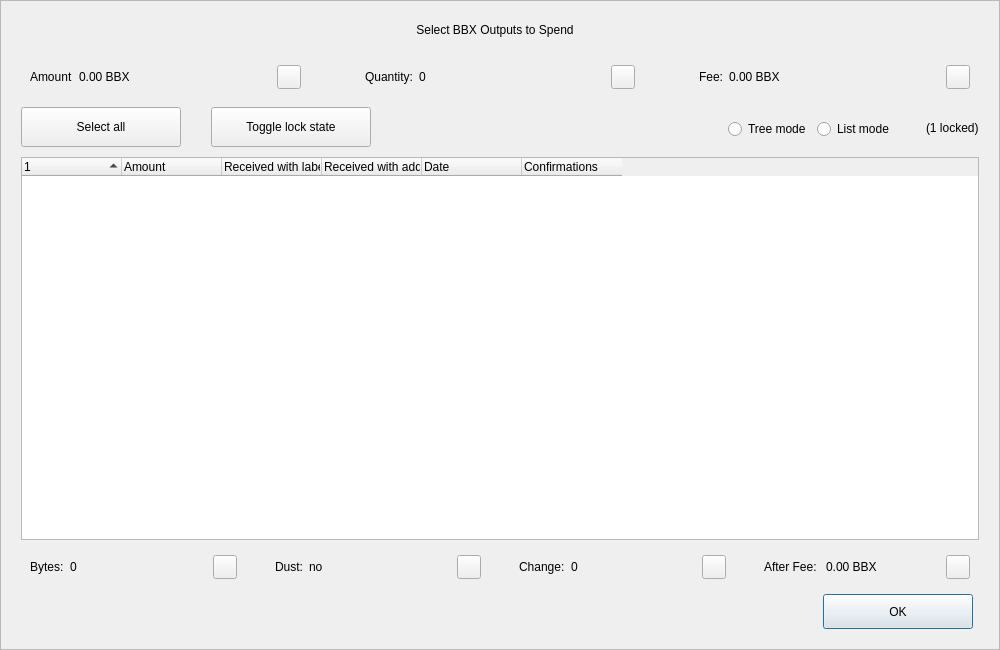
<?xml version="1.0" encoding="UTF-8"?>
<ui version="4.0">
 <class>CoinControlDialog</class>
 <widget class="QDialog" name="CoinControlDialog">
  <property name="geometry">
   <rect>
    <x>0</x>
    <y>0</y>
    <width>1000</width>
    <height>650</height>
   </rect>
  </property>
  <property name="minimumSize">
   <size>
    <width>950</width>
    <height>650</height>
   </size>
  </property>
  <property name="windowTitle">
   <string>Coin Selection</string>
  </property>
  <property name="styleSheet">
   <string notr="true"/>
  </property>
  <layout class="QVBoxLayout" name="verticalLayout">
   <property name="spacing">
    <number>0</number>
   </property>
   <property name="leftMargin">
    <number>0</number>
   </property>
   <property name="topMargin">
    <number>0</number>
   </property>
   <property name="rightMargin">
    <number>0</number>
   </property>
   <property name="bottomMargin">
    <number>0</number>
   </property>
   <item>
    <widget class="QFrame" name="frameContainer">
     <property name="toolTipDuration">
      <number>0</number>
     </property>
     <property name="frameShape">
      <enum>QFrame::StyledPanel</enum>
     </property>
     <property name="frameShadow">
      <enum>QFrame::Raised</enum>
     </property>
     <layout class="QVBoxLayout" name="verticalLayout_2">
      <property name="leftMargin">
       <number>0</number>
      </property>
      <property name="rightMargin">
       <number>0</number>
      </property>
      <property name="bottomMargin">
       <number>20</number>
      </property>
      <item>
       <layout class="QHBoxLayout" name="horizontalLayout_12">
        <property name="spacing">
         <number>0</number>
        </property>
        <property name="leftMargin">
         <number>20</number>
        </property>
        <property name="rightMargin">
         <number>30</number>
        </property>
        <item>
         <spacer name="horizontalSpacer_4">
          <property name="orientation">
           <enum>Qt::Horizontal</enum>
          </property>
          <property name="sizeHint" stdset="0">
           <size>
            <width>40</width>
            <height>20</height>
           </size>
          </property>
         </spacer>
        </item>
        <item>
         <widget class="QLabel" name="labelTitle">
          <property name="minimumSize">
           <size>
            <width>0</width>
            <height>40</height>
           </size>
          </property>
          <property name="maximumSize">
           <size>
            <width>16777215</width>
            <height>40</height>
           </size>
          </property>
          <property name="text">
           <string>Select BBX Outputs to Spend</string>
          </property>
          <property name="alignment">
           <set>Qt::AlignCenter</set>
          </property>
          <property name="margin">
           <number>7</number>
          </property>
         </widget>
        </item>
        <item>
         <spacer name="horizontalSpacer_5">
          <property name="orientation">
           <enum>Qt::Horizontal</enum>
          </property>
          <property name="sizeHint" stdset="0">
           <size>
            <width>40</width>
            <height>20</height>
           </size>
          </property>
         </spacer>
        </item>
       </layout>
      </item>
      <item>
       <layout class="QHBoxLayout" name="horizontalLayout_8">
        <property name="leftMargin">
         <number>20</number>
        </property>
        <property name="rightMargin">
         <number>20</number>
        </property>
        <item>
         <widget class="QWidget" name="layoutAmount" native="true">
          <layout class="QHBoxLayout" name="horizontalLayout_9" stretch="0,1,0">
           <item>
            <widget class="QLabel" name="labelCoinControlAmountText">
             <property name="text">
              <string>Amount</string>
             </property>
            </widget>
           </item>
           <item>
            <widget class="QLabel" name="labelCoinControlAmount">
             <property name="text">
              <string>0.00 BBX</string>
             </property>
            </widget>
           </item>
           <item alignment="Qt::AlignHCenter|Qt::AlignVCenter">
            <widget class="QPushButton" name="pushButtonAmount">
             <property name="minimumSize">
              <size>
               <width>0</width>
               <height>24</height>
              </size>
             </property>
             <property name="maximumSize">
              <size>
               <width>24</width>
               <height>26</height>
              </size>
             </property>
             <property name="focusPolicy">
              <enum>Qt::NoFocus</enum>
             </property>
             <property name="styleSheet">
              <string notr="true">padding-bottom:2px;
padding-right:4px;</string>
             </property>
             <property name="text">
              <string/>
             </property>
            </widget>
           </item>
          </layout>
         </widget>
        </item>
        <item>
         <spacer name="horizontalSpacer_2">
          <property name="orientation">
           <enum>Qt::Horizontal</enum>
          </property>
          <property name="sizeType">
           <enum>QSizePolicy::Fixed</enum>
          </property>
          <property name="sizeHint" stdset="0">
           <size>
            <width>40</width>
            <height>20</height>
           </size>
          </property>
         </spacer>
        </item>
        <item>
         <widget class="QWidget" name="layoutQuantity" native="true">
          <layout class="QHBoxLayout" name="horizontalLayout_10" stretch="0,1,0">
           <item>
            <widget class="QLabel" name="labelCoinControlQuantityText">
             <property name="text">
              <string>Quantity:</string>
             </property>
            </widget>
           </item>
           <item>
            <widget class="QLabel" name="labelCoinControlQuantity">
             <property name="text">
              <string>0</string>
             </property>
            </widget>
           </item>
           <item alignment="Qt::AlignHCenter|Qt::AlignVCenter">
            <widget class="QPushButton" name="pushButtonQuantity">
             <property name="minimumSize">
              <size>
               <width>0</width>
               <height>24</height>
              </size>
             </property>
             <property name="maximumSize">
              <size>
               <width>24</width>
               <height>26</height>
              </size>
             </property>
             <property name="focusPolicy">
              <enum>Qt::NoFocus</enum>
             </property>
             <property name="styleSheet">
              <string notr="true">padding-bottom:2px;
               padding-right:4px;</string>
             </property>
             <property name="text">
              <string/>
             </property>
            </widget>
           </item>
          </layout>
         </widget>
        </item>
        <item>
         <spacer name="horizontalSpacer_22">
          <property name="orientation">
           <enum>Qt::Horizontal</enum>
          </property>
          <property name="sizeType">
           <enum>QSizePolicy::Fixed</enum>
          </property>
          <property name="sizeHint" stdset="0">
           <size>
            <width>40</width>
            <height>20</height>
           </size>
          </property>
         </spacer>
        </item>
        <item>
         <widget class="QWidget" name="layoutFee" native="true">
          <layout class="QHBoxLayout" name="horizontalLayout_11" stretch="0,1,0">
           <item>
            <widget class="QLabel" name="labelCoinControlFeeText">
             <property name="text">
              <string>Fee:</string>
             </property>
            </widget>
           </item>
           <item>
            <widget class="QLabel" name="labelCoinControlFee">
             <property name="text">
              <string>0.00 BBX</string>
             </property>
            </widget>
           </item>
           <item alignment="Qt::AlignHCenter|Qt::AlignVCenter">
            <widget class="QPushButton" name="pushButtonFee">
             <property name="minimumSize">
              <size>
               <width>0</width>
               <height>24</height>
              </size>
             </property>
             <property name="maximumSize">
              <size>
               <width>24</width>
               <height>26</height>
              </size>
             </property>
             <property name="focusPolicy">
              <enum>Qt::NoFocus</enum>
             </property>
             <property name="styleSheet">
              <string notr="true">padding-bottom:2px;
               padding-right:4px;</string>
             </property>
             <property name="text">
              <string/>
             </property>
            </widget>
           </item>
          </layout>
         </widget>
        </item>
       </layout>
      </item>
      <item>
       <widget class="QFrame" name="frame">
        <property name="minimumSize">
         <size>
          <width>0</width>
          <height>40</height>
         </size>
        </property>
        <property name="styleSheet">
         <string notr="true">#frame {
	border:0;
}</string>
        </property>
        <property name="frameShape">
         <enum>QFrame::StyledPanel</enum>
        </property>
        <property name="frameShadow">
         <enum>QFrame::Sunken</enum>
        </property>
        <layout class="QHBoxLayout" name="horizontalLayout">
         <property name="spacing">
          <number>0</number>
         </property>
         <property name="leftMargin">
          <number>20</number>
         </property>
         <property name="topMargin">
          <number>0</number>
         </property>
         <property name="rightMargin">
          <number>20</number>
         </property>
         <property name="bottomMargin">
          <number>0</number>
         </property>
         <item>
          <layout class="QHBoxLayout" name="horizontalLayoutPanel" stretch="0,0,0,0,0,0">
           <property name="spacing">
            <number>20</number>
           </property>
           <item>
            <widget class="QPushButton" name="pushButtonSelectAll">
             <property name="sizePolicy">
              <sizepolicy hsizetype="Maximum" vsizetype="Fixed">
               <horstretch>0</horstretch>
               <verstretch>0</verstretch>
              </sizepolicy>
             </property>
             <property name="minimumSize">
              <size>
               <width>160</width>
               <height>40</height>
              </size>
             </property>
             <property name="maximumSize">
              <size>
               <width>16777215</width>
               <height>40</height>
              </size>
             </property>
             <property name="text">
              <string>Select all</string>
             </property>
             <property name="checkable">
              <bool>true</bool>
             </property>
             <property name="checked">
              <bool>false</bool>
             </property>
             <property name="autoExclusive">
              <bool>false</bool>
             </property>
             <property name="autoDefault">
              <bool>false</bool>
             </property>
            </widget>
           </item>
           <item>
            <spacer name="horizontalSpacer_6">
             <property name="orientation">
              <enum>Qt::Horizontal</enum>
             </property>
             <property name="sizeType">
              <enum>QSizePolicy::Fixed</enum>
             </property>
             <property name="sizeHint" stdset="0">
              <size>
               <width>10</width>
               <height>20</height>
              </size>
             </property>
            </spacer>
           </item>
           <item>
            <widget class="QPushButton" name="pushButtonToggleLock">
             <property name="sizePolicy">
              <sizepolicy hsizetype="Maximum" vsizetype="Fixed">
               <horstretch>0</horstretch>
               <verstretch>0</verstretch>
              </sizepolicy>
             </property>
             <property name="minimumSize">
              <size>
               <width>160</width>
               <height>40</height>
              </size>
             </property>
             <property name="maximumSize">
              <size>
               <width>16777215</width>
               <height>40</height>
              </size>
             </property>
             <property name="text">
              <string>Toggle lock state</string>
             </property>
             <property name="checkable">
              <bool>true</bool>
             </property>
             <property name="autoExclusive">
              <bool>false</bool>
             </property>
             <property name="autoDefault">
              <bool>false</bool>
             </property>
            </widget>
           </item>
           <item>
            <spacer name="horizontalSpacer_7">
             <property name="orientation">
              <enum>Qt::Horizontal</enum>
             </property>
             <property name="sizeType">
              <enum>QSizePolicy::Expanding</enum>
             </property>
             <property name="sizeHint" stdset="0">
              <size>
               <width>30</width>
               <height>20</height>
              </size>
             </property>
            </spacer>
           </item>
           <item alignment="Qt::AlignRight">
            <widget class="QGroupBox" name="groupBox_2">
             <property name="styleSheet">
              <string notr="true">#groupBox_2 {
    background-color:transparent;
    border-radius:0;
}</string>
             </property>
             <property name="title">
              <string/>
             </property>
             <layout class="QHBoxLayout" name="horizontalLayout_14">
              <item>
               <widget class="QRadioButton" name="radioTreeMode">
                <property name="sizePolicy">
                 <sizepolicy hsizetype="Maximum" vsizetype="Fixed">
                  <horstretch>0</horstretch>
                  <verstretch>0</verstretch>
                 </sizepolicy>
                </property>
                <property name="text">
                 <string>Tree mode</string>
                </property>
               </widget>
              </item>
              <item>
               <widget class="QRadioButton" name="radioListMode">
                <property name="sizePolicy">
                 <sizepolicy hsizetype="Maximum" vsizetype="Fixed">
                  <horstretch>0</horstretch>
                  <verstretch>0</verstretch>
                 </sizepolicy>
                </property>
                <property name="text">
                 <string>List mode</string>
                </property>
                <property name="checked">
                 <bool>false</bool>
                </property>
               </widget>
              </item>
             </layout>
            </widget>
           </item>
           <item>
            <widget class="QLabel" name="labelLocked">
             <property name="text">
              <string>(1 locked)</string>
             </property>
            </widget>
           </item>
          </layout>
         </item>
        </layout>
       </widget>
      </item>
      <item>
       <layout class="QHBoxLayout" name="horizontalLayout_13">
        <property name="leftMargin">
         <number>20</number>
        </property>
        <property name="rightMargin">
         <number>20</number>
        </property>
        <item>
         <widget class="CoinControlTreeWidget" name="treeWidget">
          <property name="contextMenuPolicy">
           <enum>Qt::CustomContextMenu</enum>
          </property>
          <property name="styleSheet">
           <string notr="true"/>
          </property>
          <property name="sortingEnabled">
           <bool>false</bool>
          </property>
          <property name="columnCount">
           <number>6</number>
          </property>
          <attribute name="headerShowSortIndicator" stdset="0">
           <bool>true</bool>
          </attribute>
          <attribute name="headerStretchLastSection">
           <bool>false</bool>
          </attribute>
          <column>
           <property name="text">
            <string/>
           </property>
          </column>
          <column>
           <property name="text">
            <string>Amount</string>
           </property>
          </column>
          <column>
           <property name="text">
            <string>Received with label</string>
           </property>
          </column>
          <column>
           <property name="text">
            <string>Received with address</string>
           </property>
          </column>
          <column>
           <property name="text">
            <string>Date</string>
           </property>
          </column>
          <column>
           <property name="text">
            <string>Confirmations</string>
           </property>
           <property name="toolTip">
            <string>Confirmed</string>
           </property>
          </column>
         </widget>
        </item>
       </layout>
      </item>
      <item>
       <layout class="QHBoxLayout" name="horizontalLayout_3">
        <property name="spacing">
         <number>20</number>
        </property>
        <property name="leftMargin">
         <number>20</number>
        </property>
        <property name="rightMargin">
         <number>20</number>
        </property>
        <item>
         <widget class="QWidget" name="layoutBytes" native="true">
          <layout class="QHBoxLayout" name="horizontalLayout_4" stretch="0,1,0">
           <item>
            <widget class="QLabel" name="labelCoinControlBytesText">
             <property name="text">
              <string>Bytes:</string>
             </property>
            </widget>
           </item>
           <item>
            <widget class="QLabel" name="labelCoinControlBytes">
             <property name="text">
              <string>0</string>
             </property>
            </widget>
           </item>
           <item alignment="Qt::AlignHCenter|Qt::AlignVCenter">
            <widget class="QPushButton" name="pushButtonBytes">
             <property name="minimumSize">
              <size>
               <width>0</width>
               <height>24</height>
              </size>
             </property>
             <property name="maximumSize">
              <size>
               <width>24</width>
               <height>26</height>
              </size>
             </property>
             <property name="focusPolicy">
              <enum>Qt::NoFocus</enum>
             </property>
             <property name="styleSheet">
              <string notr="true">padding-bottom:2px;
               padding-right:4px;</string>
             </property>
             <property name="text">
              <string/>
             </property>
            </widget>
           </item>
          </layout>
         </widget>
        </item>
        <item>
         <widget class="QWidget" name="layoutDust" native="true">
          <layout class="QHBoxLayout" name="horizontalLayout_5" stretch="0,1,0">
           <item>
            <widget class="QLabel" name="labelCoinControlLowOutputText">
             <property name="text">
              <string>Dust:</string>
             </property>
            </widget>
           </item>
           <item>
            <widget class="QLabel" name="labelCoinControlLowOutput">
             <property name="text">
              <string>no</string>
             </property>
            </widget>
           </item>
           <item alignment="Qt::AlignHCenter|Qt::AlignVCenter">
            <widget class="QPushButton" name="pushButtonDust">
             <property name="minimumSize">
              <size>
               <width>0</width>
               <height>24</height>
              </size>
             </property>
             <property name="maximumSize">
              <size>
               <width>24</width>
               <height>26</height>
              </size>
             </property>
             <property name="focusPolicy">
              <enum>Qt::NoFocus</enum>
             </property>
             <property name="styleSheet">
              <string notr="true">padding-bottom:2px;
               padding-right:4px;</string>
             </property>
             <property name="text">
              <string/>
             </property>
            </widget>
           </item>
          </layout>
         </widget>
        </item>
        <item>
         <widget class="QWidget" name="layoutChange" native="true">
          <layout class="QHBoxLayout" name="horizontalLayout_6" stretch="0,1,0">
           <item>
            <widget class="QLabel" name="labelCoinControlChangeText">
             <property name="text">
              <string>Change:</string>
             </property>
            </widget>
           </item>
           <item>
            <widget class="QLabel" name="labelCoinControlChange">
             <property name="text">
              <string>0</string>
             </property>
            </widget>
           </item>
           <item alignment="Qt::AlignHCenter|Qt::AlignVCenter">
            <widget class="QPushButton" name="pushButtonChange">
             <property name="minimumSize">
              <size>
               <width>0</width>
               <height>24</height>
              </size>
             </property>
             <property name="maximumSize">
              <size>
               <width>24</width>
               <height>26</height>
              </size>
             </property>
             <property name="focusPolicy">
              <enum>Qt::NoFocus</enum>
             </property>
             <property name="styleSheet">
              <string notr="true">padding-bottom:2px;
               padding-right:4px;</string>
             </property>
             <property name="text">
              <string/>
             </property>
            </widget>
           </item>
          </layout>
         </widget>
        </item>
        <item>
         <widget class="QWidget" name="layoutAfter" native="true">
          <layout class="QHBoxLayout" name="horizontalLayout_7" stretch="0,1,0">
           <item>
            <widget class="QLabel" name="labelCoinControlAfterFeeText">
             <property name="text">
              <string>After Fee: </string>
             </property>
            </widget>
           </item>
           <item>
            <widget class="QLabel" name="labelCoinControlAfterFee">
             <property name="text">
              <string>0.00 BBX</string>
             </property>
            </widget>
           </item>
           <item alignment="Qt::AlignHCenter|Qt::AlignVCenter">
            <widget class="QPushButton" name="pushButtonAlterFee">
             <property name="minimumSize">
              <size>
               <width>0</width>
               <height>24</height>
              </size>
             </property>
             <property name="maximumSize">
              <size>
               <width>24</width>
               <height>26</height>
              </size>
             </property>
             <property name="focusPolicy">
              <enum>Qt::NoFocus</enum>
             </property>
             <property name="styleSheet">
              <string notr="true">padding-bottom:2px;
               padding-right:4px;</string>
             </property>
             <property name="text">
              <string/>
             </property>
            </widget>
           </item>
          </layout>
         </widget>
        </item>
       </layout>
      </item>
      <item>
       <layout class="QHBoxLayout" name="horizontalLayout_2">
        <property name="spacing">
         <number>0</number>
        </property>
        <property name="leftMargin">
         <number>20</number>
        </property>
        <property name="rightMargin">
         <number>26</number>
        </property>
        <item>
         <spacer name="horizontalSpacer_3">
          <property name="orientation">
           <enum>Qt::Horizontal</enum>
          </property>
          <property name="sizeHint" stdset="0">
           <size>
            <width>558</width>
            <height>20</height>
           </size>
          </property>
         </spacer>
        </item>
        <item>
         <widget class="QPushButton" name="pushButtonOk">
          <property name="minimumSize">
           <size>
            <width>150</width>
            <height>35</height>
           </size>
          </property>
          <property name="text">
           <string>OK</string>
          </property>
         </widget>
        </item>
       </layout>
      </item>
     </layout>
    </widget>
   </item>
  </layout>
 </widget>
 <customwidgets>
  <customwidget>
   <class>CoinControlTreeWidget</class>
   <extends>QTreeWidget</extends>
   <header>coincontroltreewidget.h</header>
  </customwidget>
 </customwidgets>
 <resources/>
 <connections/>
</ui>
